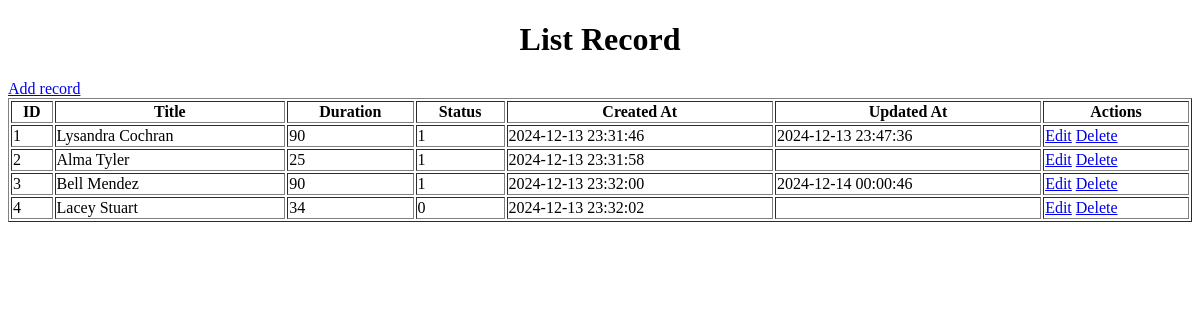
Before: /q33/33listcourses.php with the older database file.
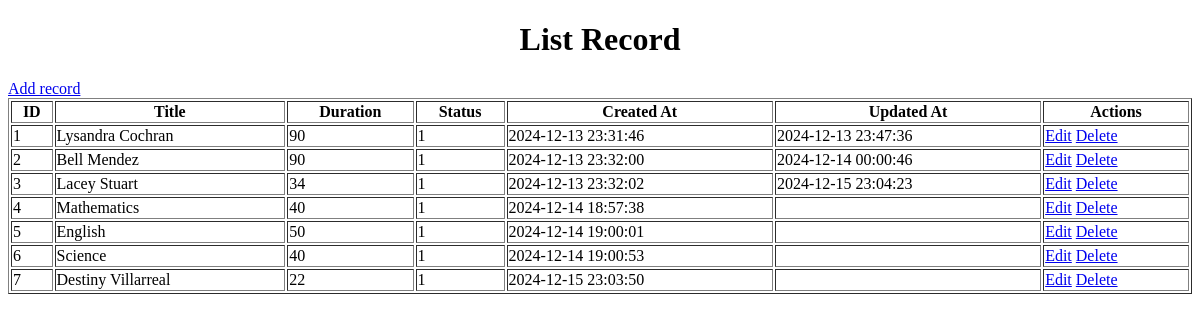
After: the same page with the newer database file.
### tables this page shows
CREATE TABLE `courses` (
  `id` int(11) NOT NULL,
  `title` varchar(255) NOT NULL,
  `duration` int(11) NOT NULL,
  `status` tinyint(1) NOT NULL DEFAULT 0,
  `created_at` datetime DEFAULT current_timestamp(),
  `updated_at` datetime DEFAULT NULL ON UPDATE current_timestamp()
);

### q33/33function.php (called while the page is built, shortened)
<?php
function getAllBookCategory(){
    try {
        $connect = new mysqli('localhost','root','','q33');
        $sql = "select * from courses";
        $result = $connect->query($sql);
        $data = [];
        if ($result->num_rows > 0) {
            while ($record= $result->fetch_assoc()) {
                array_push($data,$record);
            }
        }
        return $data;
    } catch (\Throwable $th) {
       die('Error: ' . $th->getMessage());
    }
}

### q33/33listcourses.php (the view, shortened to what this page needs)
<?php
require_once '33function.php';
$records = getAllBookCategory();
?>
<!DOCTYPE html>
<html lang="en">
<head>
</head>
<body>
    <h1 align="center">List Record</h1>
    <a href="addcourses.php" class="text-light no-decor ">Add record</a>
    <table width="100%" border="1">
        <tr>
        <th>ID</th>
            <th>Title</th>
            <th>Duration</th>
            <th>Status</th>
            <th>Created At</th>
            <th>Updated At</th>
            <th>Actions</th>
        </tr>
        <?php foreach ($records as $key => $record) { ?>
            <tr>
                <td><?php echo $key+1 ?></td>
            <td><?php echo $record['title']; ?></td>
            <td><?php echo $record['duration']; ?></td>
            <td><?php echo $record['status']; ?></td>
            <td><?php echo $record['created_at']; ?></td>
            <td><?php echo $record['updated_at']; ?></td>
                <td>
                    <a href="33editcourses.php?edtid=<?php echo $record['id'] ?>">Edit</a>
                    <a href="33listcourses.php?delid=<?php echo $record['id'] ?>">Delete</a>
                </td>
            </tr>
        <?php } ?>
    </table>
</body>
</html>

Changed rows visible on the page:
removed courses: title "Alma Tyler", duration "25", status "1", created_at "2024-12-13 23:31:58"
changed courses "Lacey Stuart": status "0" → "1"; updated_at (not shown) → "2024-12-15 23:04:23"
added courses: title "Mathematics", duration "40", status "1", created_at "2024-12-14 18:57:38"
added courses: title "English", duration "50", status "1", created_at "2024-12-14 19:00:01"
added courses: title "Science", duration "40", status "1", created_at "2024-12-14 19:00:53"
added courses: title "Destiny Villarreal", duration "22", status "1", created_at "2024-12-15 23:03:50"
